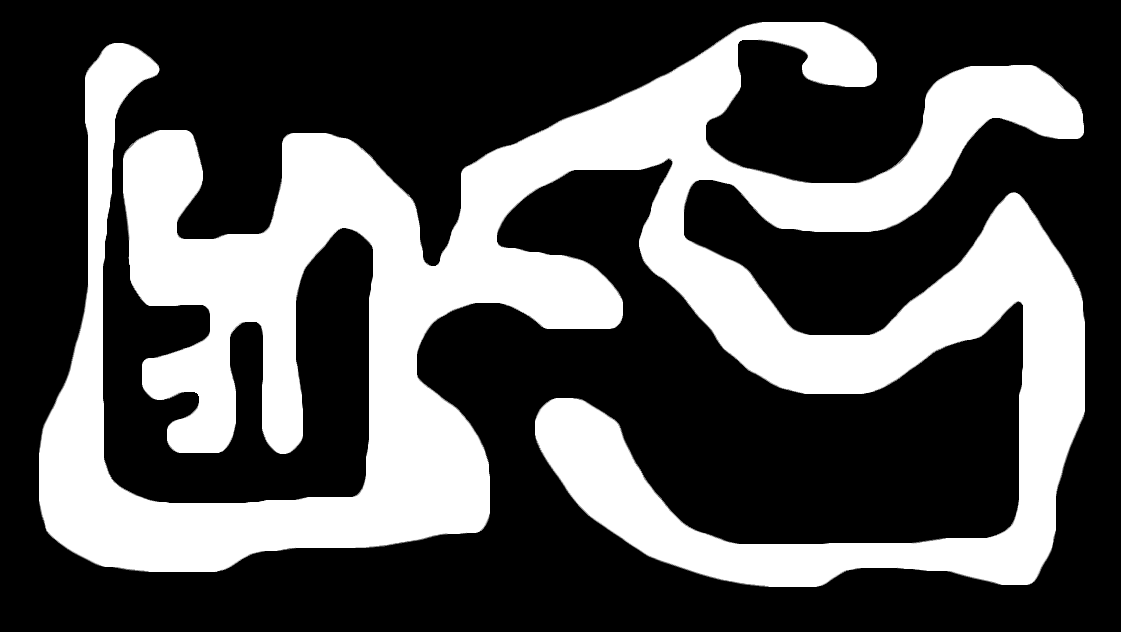
#> input picture kepek/amoba.png, 1121 x 632 px
$ python lab7_1.py   (older library calls are emulated)
#> lines starting #> are read from the running program, lines starting #| are printed output that depends on the picture
#!/usr/bin/python3
import cv2
import numpy as np


def main():
    # Load the binary image of the amoeba
    imBe = cv2.imread("../kepek/amoba.png", cv2.IMREAD_GRAYSCALE)
#> imBe is the input picture: shape (632, 1121); min 0, max 255, mean 85.6

    # Check if the image was loaded successfully
    if imBe is None:
        print("Error: Image not loaded.")
        return

    # Display the input image
    cv2.imshow("Input Image", imBe)
    cv2.waitKey(0)

    # Perform the distance transformation
    imD = cv2.distanceTransform(imBe, cv2.DIST_L2, 3)
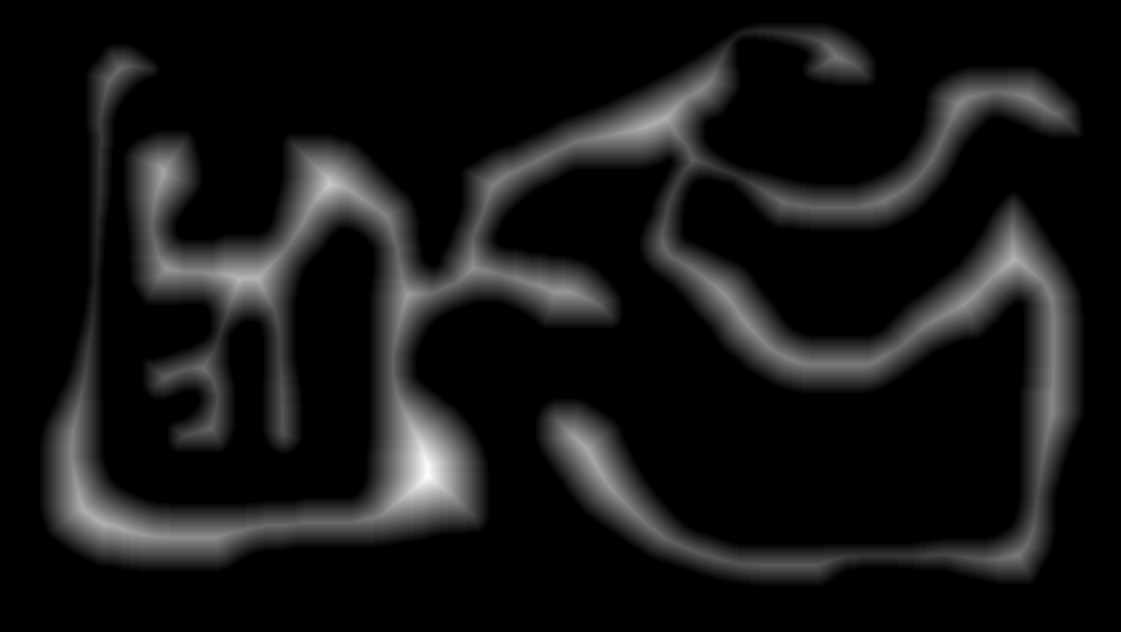
#> imD: shape (632, 1121) float32; min 0, max 59.62, mean 5.1; drawn with min black and max white

    # Convert the 32-bit output to 8-bit
    imD = cv2.normalize(imD, None, 0, 255, cv2.NORM_MINMAX, cv2.CV_8U)

    # Display the distance map image
    cv2.imshow("Dilated Image", imD)
    cv2.waitKey(0)

    # Create a 5x5 circular structuring element
    kernel = cv2.getStructuringElement(cv2.MORPH_ELLIPSE, (5, 5))

    # Dilate the distance map
    imX = cv2.dilate(imD, kernel)

    # TODO: Copy the dilated image back to the distance map where the original distance map is non-zero
    imKi = np.where(imD > 0, imX, imD)

    # Display the final image representing amoeba diameter
    cv2.imshow("Final Image", imKi)
    cv2.waitKey(0)
    cv2.destroyAllWindows()


if __name__ == "__main__":
    main()

$ run again, with kepek/felho.png copied over kepek/amoba.png
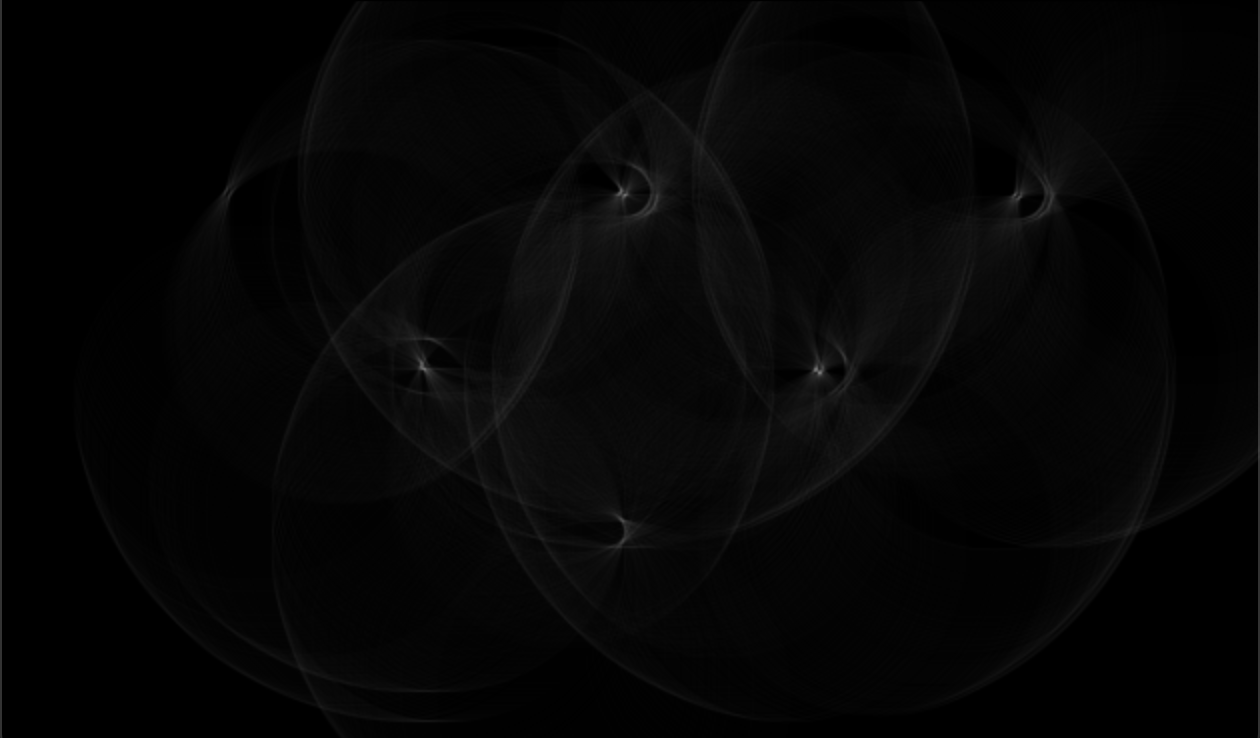
#> input picture kepek/felho.png, 1260 x 738 px
#> in main, imBe is the input picture: shape (738, 1260); min 0, max 121, mean 5.5
#> in main, `imD = cv2.distanceTransform(imBe, cv2.DIST_L2, 3)`:
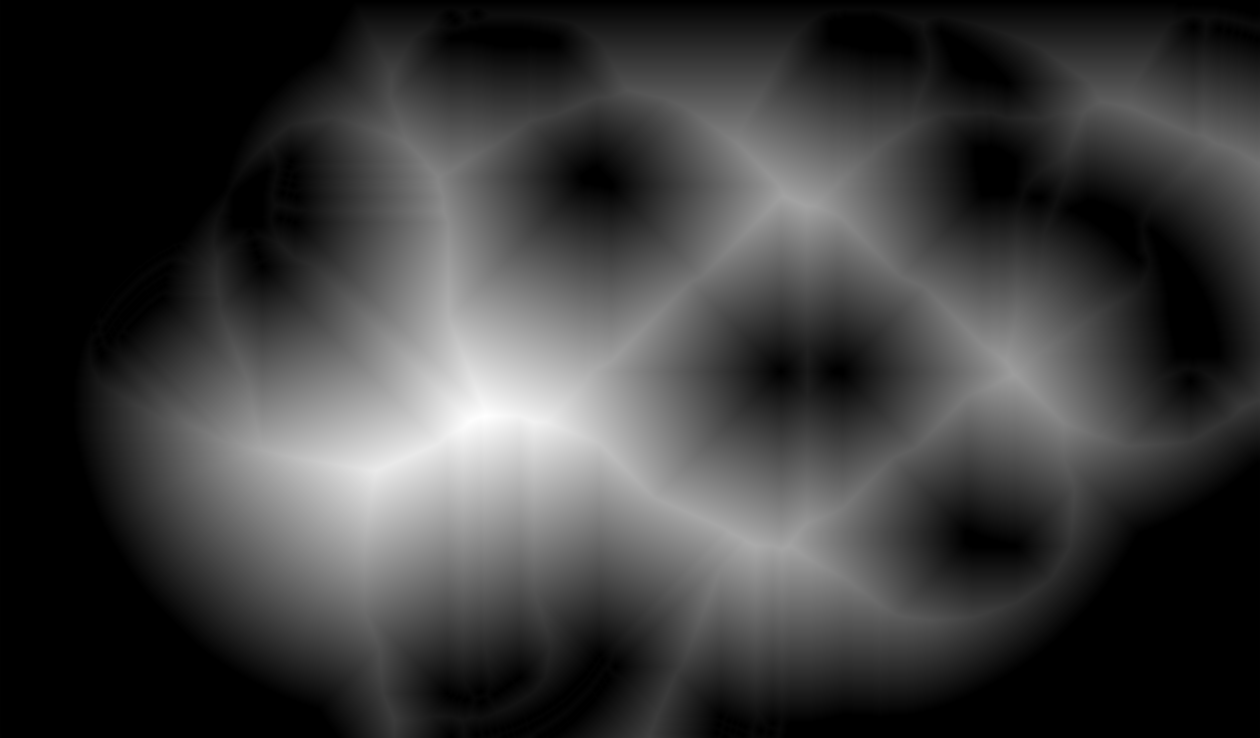
#> imD: shape (738, 1260) float32; min 0, max 263.6, mean 61.4; drawn with min black and max white

$ run again, with kepek/kukac.png copied over kepek/amoba.png
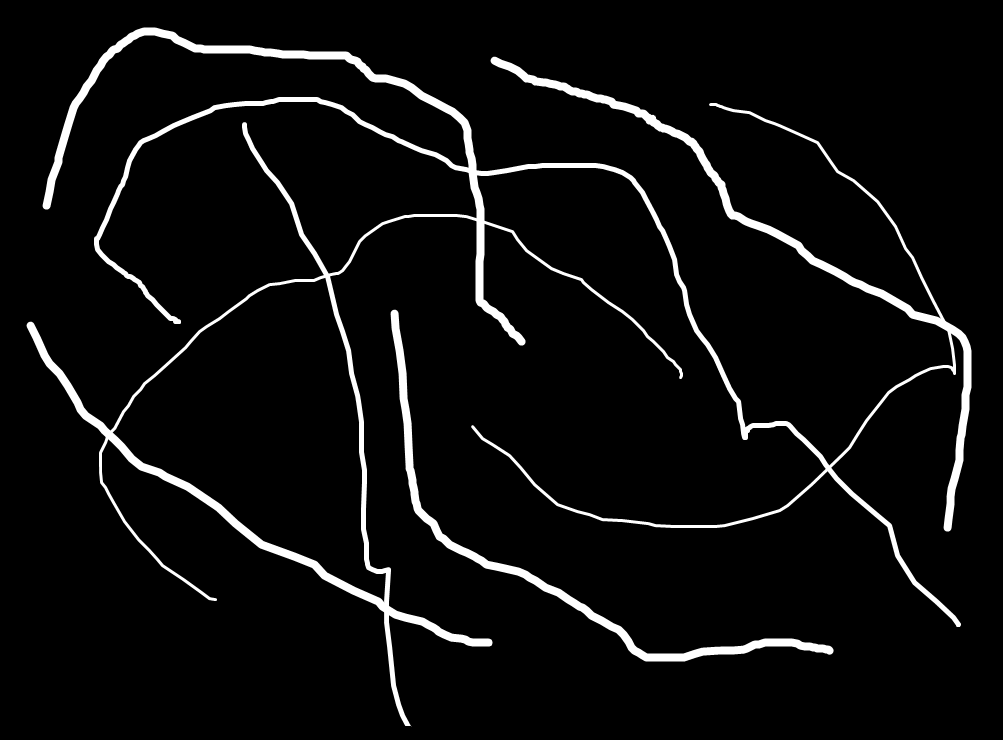
#> input picture kepek/kukac.png, 1003 x 740 px
#> in main, imBe is the input picture: shape (740, 1003); min 0, max 255, mean 13.1
#> in main, `imD = cv2.distanceTransform(imBe, cv2.DIST_L2, 3)`:
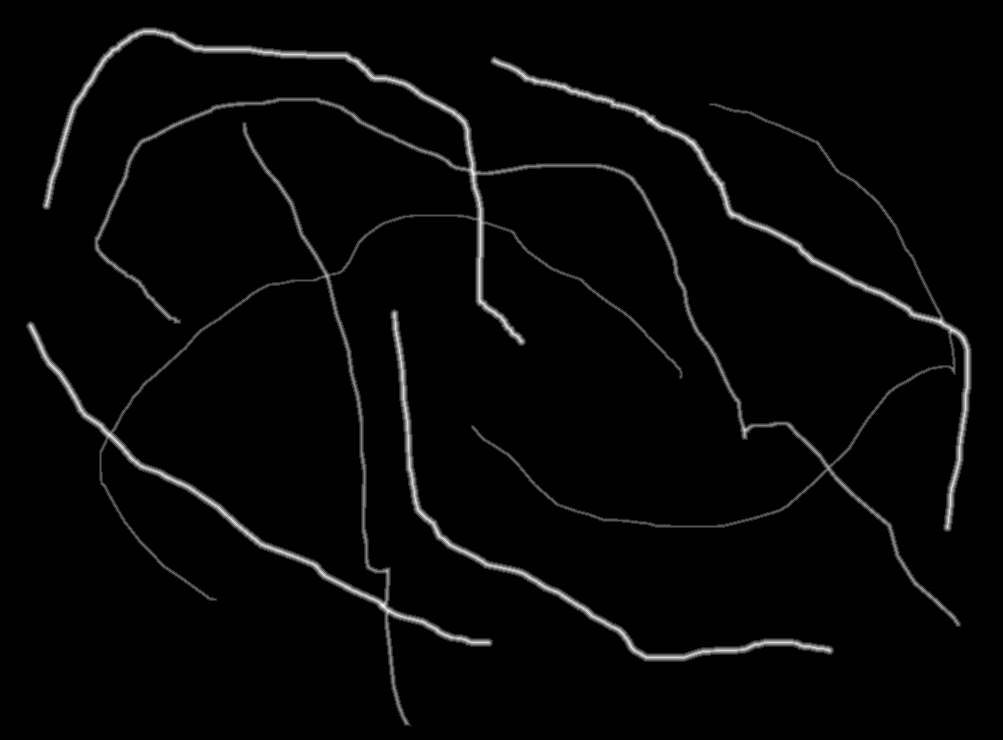
#> imD: shape (740, 1003) float32; min 0, max 5.73, mean 0.135; drawn with min black and max white
#> in main, `imKi = np.where(imD > 0, imX, imD)`:
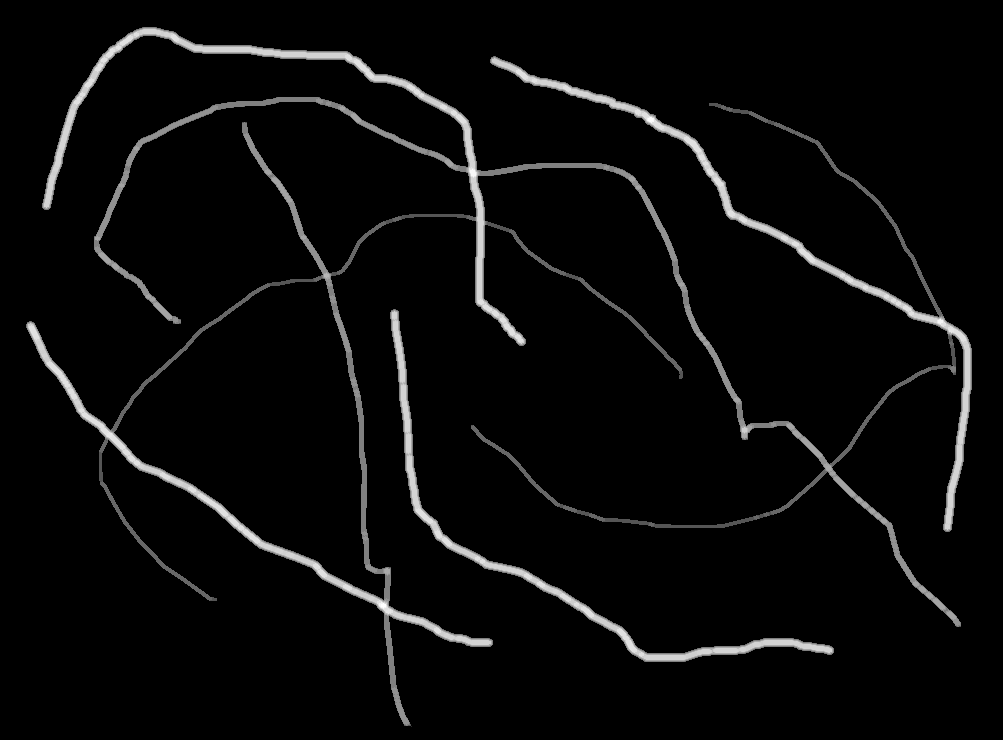
#> imKi: shape (740, 1003); min 0, max 255, mean 9.6
